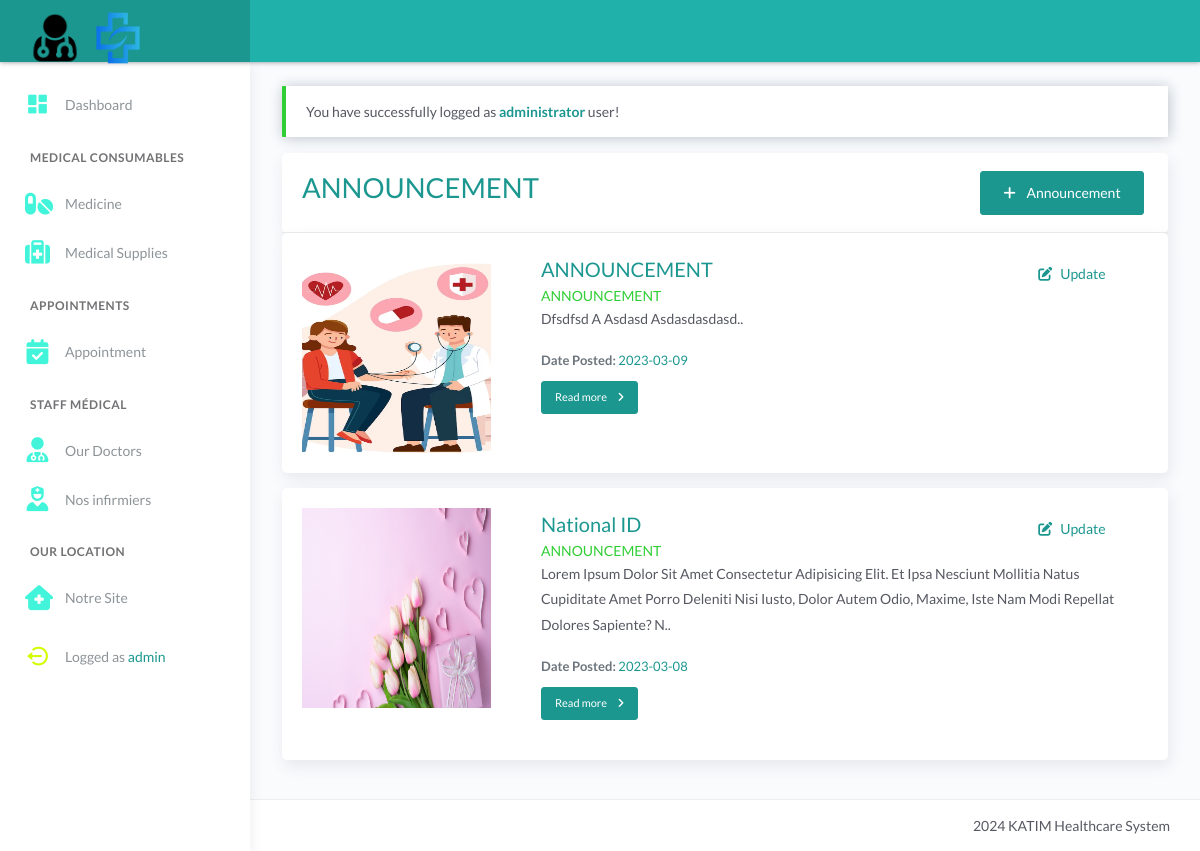
The app's page /announcement.php (signed in) with its own data.
### tables this page shows
CREATE TABLE `tbl_announcement` (
  `id` int(11) NOT NULL AUTO_INCREMENT,
  `title` varchar(500) DEFAULT NULL,
  `description` varchar(5000) DEFAULT NULL,
  `category` varchar(50) DEFAULT NULL,
  `image` varchar(50) DEFAULT NULL,
  `status` varchar(25) DEFAULT NULL,
  `create_date` date DEFAULT NULL,
  PRIMARY KEY (`id`)
);

### announcement.php (the view, shortened to what this page needs)
<?php include 'server/server.php' ?>
<?php
	$getAnnouncement = "SELECT * FROM tbl_announcement WHERE status=1 ORDER BY id DESC";
    $announcement = $conn->query($getAnnouncement);
?>
<!DOCTYPE html>
<html lang="en">
<head>
	<?php include 'templates/header.php' ?>
</head>
<body>
	<div class="wrapper">
		<?php include 'templates/main-header.php' ?>
		<?php include 'templates/sidebar.php' ?>
		<div class="main-panel">
			<div class="content">
				<div class="page-inner">
                    <div class="row">
                        <div class="col-md-12 mt-0">
                            <?php if(isset($_SESSION['message'])): ?>
                                <div class="alert alert-<?= $_SESSION['success']; ?> <?= $_SESSION['success']=='danger' ? 'bg-danger text-light' : null ?>" role="alert">
                                    <?php echo $_SESSION['message']; ?>
                                </div>
                            <?php endif ?>
                            <div class="card mb-0">
                                <div class="card-header">
                                    <div class="card-head-row">
                                        <div class="card-title text-primary">
                                            <h1>ANNOUNCEMENT</h1>
                                        </div>
                                        <div class="card-tools">
                                            <a href="announcement_add_form.php" class="btn btn-primary mr-1">
                                                <i class="fa fa-plus mr-2"></i>
                                                Announcement
                                            </a>
                                        </div>
                                    </div>
                                </div>
                            </div>
                            <?php foreach($announcement as $row): ?>
                                <div class="card" style="margin-bottom: 15px !important;">
                                    <div class="card-body">
                                        <div class="row">
                                            <div class="col-md-3">
                                                <img
                                                    src="assets/img/<?= ucwords($row['image']) ?>"
                                                    alt="announcement-image"
                                                    style="height:200px; width:100%"
                                                />
                                            </div>
                                            <div class="col-md-9">
                                                <div class="card-body pt-0">
                                                    <h5 class="card-title text-primary">
                                                        <?= ucwords($row['title']) ?>
                                                        <a href="announcement_update_form.php?id=<?= $row['id'] ?>&tbl=tbl_announcement&page=announcement" class="btn btn-link float-right">
                                                            <i class="fa fa-edit mr-2"></i>Update
                                                        </a>
                                                    </h5>
                                                    <span class="text-<?= $row['category'] =='ANNOUNCEMENT'?'success':'warning' ?>"><?= ucwords($row['category']) ?></span>
                                                    <p class="card-text">
													<?= ucwords(substr($row['description'],0,200).'..') ?>
                                                    </p>
                                                    <p class="card-text">
                                                        <small class="text-muted">
															<strong>Date Posted: </strong>
															<span class="text-primary">
																<?= ucwords($row['create_date']) ?>
															</span>
														</small><br>
														<a href="announcement_detail.php?id=<?= $row['id'] ?>&tbl=tbl_announcement&page=announcement" class="btn btn-sm btn-primary mt-2">
															Read more
															<i class="fas fa-solid fa-angle-right ml-2"></i>
														</a>
                                                    </p>
                                                </div>
                                            </div>
                                        </div>
                                    </div>
                                </div>
                            <?php endforeach ?>
                        </div>
                    </div>
				</div>
			</div>
			<?php include 'templates/main-footer.php' ?>
		</div>
	</div>
</body>
</html>

### announcement.php (style rules this page uses)
.text-primary, .text-primary a { color: #1c9790 !important; }
.btn-primary, .btn-primary:hover, .btn-primary:focus, .btn-primary:disabled { background: #1c9790 !important; border-color: #1c9790 !important; }

### records on screen
tbl_announcement: image (picture), title "ANNOUNCEMENT", category "ANNOUNCEMENT", description "Dfsdfsd A Asdasd Asdasdasdasd..", create_date "2023-03-09"
tbl_announcement: image (picture), title "National ID", category "ANNOUNCEMENT", description "Lorem Ipsum Dolor Sit Amet Consectetur Adipisicing Elit. Et Ipsa Nesciunt Mollitia Natus Cupiditate Amet Porro Deleniti Nisi Iusto, Dolor Autem Odio, Maxime, Iste Nam Modi Repellat Dolores Sapiente? N..", create_date "2023-03-08"

### other values on screen
$_SESSION['username'] "admin"
$_SESSION['message'] "You have successfully logged as administrator user!"
